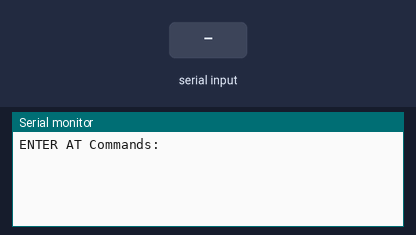
Bench run of a sketch on a simulated Arduino Uno, built with avr-gcc and run on an emulated ATmega328P. On the bench: the last lines printed to the serial monitor. The test bench sets the inputs (shaded band).

Above: at 1.2 s.
1.3 s: "1" received over the second serial link
At 2.0 s:
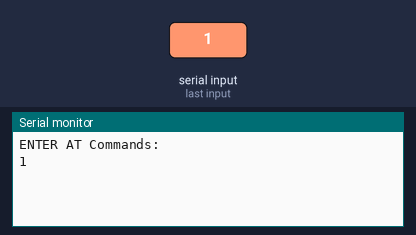
2.8 s: "0" received over the second serial link
At 3.2 s:
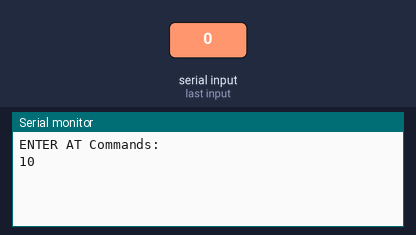

Measured:
- after the input at 1.3 s, the serial monitor: prints a new line at once (image 1)
- after the input at 2.8 s, the serial monitor: prints a new line at once (image 2)

The sketch:

hc06_ATCMD.ino
```cpp
#include <SoftwareSerial.h>

SoftwareSerial Bluetooth(2,3); //TX Bluetooth - RX 2, RX Bluetooth - TX 3

void setup(){
  //Khởi tạo Serial
  Serial.begin(9600);
  Serial.println("ENTER AT Commands:");
  //Khởi tạo Bluetooth
  Bluetooth.begin(9600);
}

void loop()
{
  //Đọc dữ liệu từ HC-06 gửi đến Arduino
  if (Bluetooth.available()){
    Serial.write(Bluetooth.read());
  }

  //Đọc dữ liệu từ arduino gửi đến HC-06
  if (Serial.available()){
    Bluetooth.write(Serial.read());
  }
}
```
